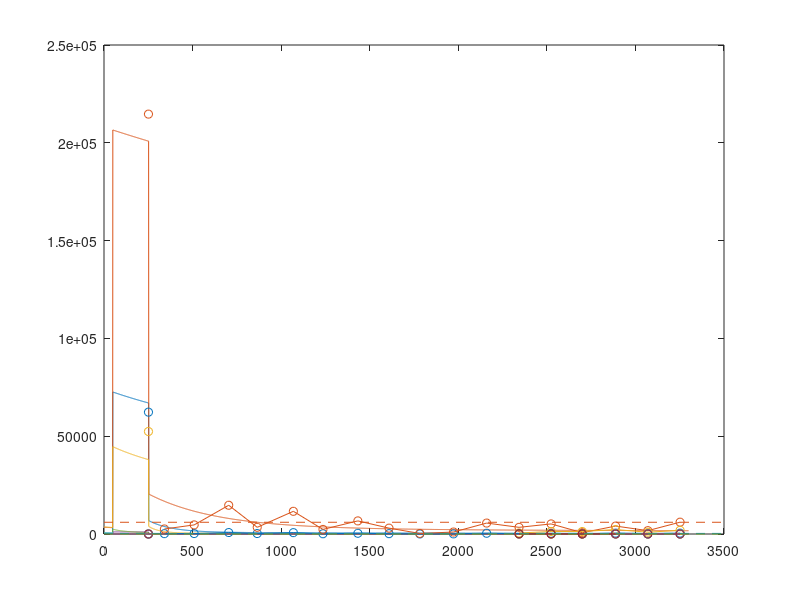

The MATLAB script that drew this image: (Note: this script raises an error after producing the figure.)
clear all; 
data = load('plot.mat'); % Load the results from the plot.mat file
% Extract all fields into the current workspace
fields = fieldnames(data);
for i = 1:length(fields)
    assignin('base', fields{i}, data.(fields{i}));
end
data = load('Model_Export.mat');  % Load the results from the plot.mat file
% Extract all fields into the current workspace
fields = fieldnames(data); 
for i = 1:length(fields)
    assignin('base', fields{i}, data.(fields{i}));
end
% % % % % % % %     Plot Modeled Surface Vapor & SS8 Exhaust Vapor Data    % % % % % % % %
    figure(3549)
    plot((1/86400)*G_Top(1:n,1),1e12*MW(1:ncomp)'.*G_Top(1:n,2:ncomp+1),'-') % Top Node Soil Vapor Conc. vs Time convert from mol/cc to ug/L (conversion = 1e-9)
    hold on
    SS8_Data = load("SS8_Conc_Data.csv");
    dates = SS8_Data(:, 1);Model_Start = min(SS8_Data(:,1));dates = dates - Model_Start+VIMS_Exhaust + 90; %+BC(1,3); % Extract the columns
    contaminantIDs = SS8_Data(:, 2);concentrations = SS8_Data(:, 3); % Setup IDs for loop
    uniqueContaminants = unique(contaminantIDs);colors = lines(length(uniqueContaminants));% Unique contaminant ID
        for i = 1:length(uniqueContaminants)% Loop through each unique contaminant and plot its data
            contaminant = uniqueContaminants(i);
            idx = contaminantIDs == contaminant;% Extract data for the current contaminant
            contaminantDates = dates(idx); contaminantConcentrations = concentrations(idx);
            plot(contaminantDates, contaminantConcentrations, 'o-', 'DisplayName', ['Contaminant ' num2str(contaminant)], 'Color', colors(i, :));% Plot data
        end
     SubSlabVapor_Data = load("SubSlabVapor.csv"); % 
    dates = SubSlabVapor_Data(:, 1);Model_Start = min(SubSlabVapor_Data(:,1));dates = dates - Model_Start+VIMS_Exhaust;%+BC(1,3); % Extract the columns
    contaminantIDs = SubSlabVapor_Data(:, 2);concentrations = SubSlabVapor_Data(:, 3); % Setup IDs for loop
    uniqueContaminants = unique(contaminantIDs);colors = lines(length(uniqueContaminants));% Unique contaminant ID
        for i = 1:length(uniqueContaminants)% Loop through each unique contaminant and plot its data
            contaminant = uniqueContaminants(i);
            idx = contaminantIDs == contaminant;% Extract data for the current contaminant
            contaminantDates = dates(idx); contaminantConcentrations = concentrations(idx);
            plot(contaminantDates, contaminantConcentrations, 'o-', 'DisplayName', ['Contaminant ' num2str(contaminant)], 'Color', colors(i, :));% Plot data
        end
        x_limits = get(gca, 'XLim'); % Get the current x-axis limits
    line(x_limits, [x_pce_vapor x_pce_vapor], 'Color', color_PCE, 'LineStyle', '--', 'DisplayName', 'Vapor Goal PCE')
    line(x_limits, [x_tce_vapor x_tce_vapor], 'Color', color_TCE, 'LineStyle', '--', 'DisplayName', 'Vapor Goal TCE')
    line(x_limits, [x_vc_vapor x_vc_vapor], 'Color', color_VC, 'LineStyle', '--', 'DisplayName', 'Vapor Goal VC')
    % line(x_limits, [x_toluene_vapor x_toluene_vapor], 'Color', color_Toluene, 'LineStyle', '--', 'DisplayName', 'Vapor Goal Toluene')
    % line(x_limits, [x_xylenes_vapor x_xylenes_vapor], 'Color', color_Xylenes, 'LineStyle', '--', 'DisplayName', 'Vapor Goal Xylenes')
    % line(x_limits, [x_ethylbenzene_vapor x_ethylbenzene_vapor], 'Color', color_Ethylbenzene, 'LineStyle', '--', 'DisplayName', 'Vapor Goal Ethylbenzene')
    xline(x1, 'Color', 'k', 'LineStyle', '--', 'LineWidth', 1);   % Line for VIMS ON
    xline(x2, 'Color', 'k', 'LineStyle', '--', 'LineWidth', 1);   % Line for VIMS OFF
    xline(x3, 'Color', 'k', 'LineStyle', '--', 'LineWidth', 1); % Line for Surface Soil Contamination Start
    text(x1, 10, 'VIMS ON', 'VerticalAlignment', 'bottom', 'HorizontalAlignment', 'left');
    text(x2, 10, 'VIMS OFF', 'VerticalAlignment', 'bottom', 'HorizontalAlignment', 'left');
    text(x3, 10, 'Soil Contam.', 'VerticalAlignment', 'bottom', 'HorizontalAlignment', 'right');
    ylabel('Concentration (mg/L)');
    if Building_Model==1
        title('Surface Vapor Concentration of Contaminants Over Time (Building Model)');
    else 
        title('Surface Vapor Concentration of Contaminants Over Time (Outside Model)');
    end
    legend('Model TCE','Model PCE','Model cis-1-2,DCE','Model Toluene','Model Vinyl Chloride','Model Xylenes',...
        'Model Ethylbenzene','Exhaust TCE','Exhaust PCE','Exhaust CIS','Exhaust Toluene','Exhaust VC','Exhaust Xylenes','Exhaust Ethylbenzene');
    set(gca, 'YScale', 'log');grid on; ylim([1e-1 2e6]); xlim([BC(1,2),BC(3,3)]);
    % save_figure_with_sim_no(Sim_No, 'SurfVaporCompare');
    hold off;

    % Test the model output and measured data for PEST 
% figure (233)
% plot(model_time,model_data)
% hold on
% 
% plot (measured_times,new_SS8_Data(:,2:ncomp),'*-')
% set(gca, 'YScale', 'log');grid on; ylim([1e-1 2e4]); xlim([BC(1,2),BC(3,3)]);
% hold off
%     saveas(gcf, 'TestFig.svg')  
%  % 
% % figure (43)
% %     plot(W_Deg_plot(1:n,1)/86400,W_Deg_plot(1:n,2:end),'-o')
% %     hold on
% %     xlabel('Time (days)');
% %     ylabel('Change in Dissolved Phase Concentration (ug/L)');
% %     legend('PCE', 'TCE', 'CIS', 'VC');
% %     title('Change in COC Concentration Over Time - Semi-Implicit Degradation Method');
% %     grid on;
% %     hold off
% %     W_deg_sum = sum(W_Deg_plot(1:n,2:end))


% 
  % 
  %    % % % % % % % %      Vapor Concentration Plot    % % % % % % % %
  % 
  % figure(111)
  %   Cplotnew=[Gnew(:,1:(nc-1)); G(nin+1,1:(nc-1))]; % Soil Gas Concentration Plot
  %   semilogx(1e6*Cplotnew.*MW',(dx/100)*(0.5+(0:(nin))),'-o')
  %   hold on 
  %   set(gca,'Ydir','reverse')
  %   xlabel('Soil Gas Conc. [mg/L]'); ylabel('Depth (m)')
  %   axis([1e-5 1000 0 (L+dx/2)/100])
  %   legend('TCE','PCE','cis-1-2,DCE','Toluene','Vinyl Chloride','Xylenes','Ethylbenzene');
  %    title(['Vapor Con. - Time = ',num2str(elapsed/86400),' days'])
  %    line([x_pce_vapor x_pce_vapor], y_limits, 'Color', color_PCE, 'LineStyle', '--', 'DisplayName', 'GW Goal PCE')
  %   line([x_tce_vapor x_tce_vapor], y_limits, 'Color', color_TCE, 'LineStyle', '--', 'DisplayName', 'Vapor Goal TCE')
  %   line([x_vc_vapor x_vc_vapor], y_limits, 'Color', color_VC, 'LineStyle', '--', 'DisplayName', 'Vapor Goal VC')
  % % line([x_toluene_vapor x_toluene_vapor], y_limits1, 'Color', color_Toluene, 'LineStyle', '--', 'DisplayName', 'Vapor Goal Toluene')
  % % line([x_xylenes_vapor x_xylenes_vapor], y_limits1, 'Color', color_Xylenes, 'LineStyle', '--', 'DisplayName', 'Vapor Goal Xylenes')
  % % line([x_ethylbenzene_vapor x_ethylbenzene_vapor], y_limits1, 'Color', color_Ethylbenzene, 'LineStyle', '--', 'DisplayName', 'EPA Vapor Goal Ethylbenzene')
    % hold off 

%   % save_figure_with_sim_no(Sim_No, 'Vapor');
% 
% %   % % % % % % % %    Dissolved Concentration Plot    % % % % % % % %
% figure(112)
%     semilogx(W_mg_L,(dx/100)*(0.5+(0:(nin))),'-+')
%     set(gca,'Ydir','reverse')
%     axis([1e-5 1000 0 (L+dx/2)/100])
%     xlabel('Dissolved Conc. [mg/L]'); ylabel('Depth (m)')
%     title(['Diss. Conc. - Time = ',num2str(elapsed/86400),' days'])
%     hold on
%     legend('TCE','PCE','cis-1-2,DCE','Toluene','Vinyl Chloride','Xylenes','Ethylbenzene');
%     line([x_pce_diss x_pce_diss], y_limits, 'Color', color_PCE, 'LineStyle', '--', 'DisplayName', 'Vapor Goal PCE')
%     line([x_tce_diss x_tce_diss], y_limits, 'Color', color_TCE, 'LineStyle', '--', 'DisplayName', 'GW Goal TCE')
%     line([x_cis_diss x_cis_diss], y_limits, 'Color', color_Cis, 'LineStyle', '--', 'DisplayName', 'GW Goal CIS')
%     line([x_vc_diss x_vc_diss], y_limits, 'Color', color_VC, 'LineStyle', '--', 'DisplayName', 'GW Goal VC')
%     hold off 
%     % save_figure_with_sim_no(Sim_No, 'Diss');
% 
%     % % % % % % % %     Total Mass Concentration Plot    % % % % % % % %
%     figure(113)
%     semilogx((1e6/SDENS)*MC(:,1:ncomp).*MW',(dx/100)*(0.5+(0:(nin))),'-+')
%     set(gca,'Ydir','reverse')
%     axis([1e-5 1000 0 (L+dx/2)/100])
%     xlabel('Total Mass Conc. [mg/kg]'); ylabel('Depth (m)')
%     legend('TCE','PCE','cis-1-2,DCE','Toluene','Vinyl Chloride','Xylenes','Ethylbenzene');
%     title(['Tot. Mass - Time = ',num2str(elapsed/86400),' days'])  
%     hold on
%     line([x_pce_soil x_pce_soil], y_limits, 'Color', color_PCE, 'LineStyle', '--', 'DisplayName', 'Max Soil PCE')
%     line([x_tce_soil x_tce_soil], y_limits, 'Color', color_TCE, 'LineStyle', '--', 'DisplayName', 'Max Soil TCE')
%     % line([x_vc_soil x_vc_soil], y_limits, 'Color', color_VC, 'LineStyle', '--', 'DisplayName', 'Max Soil VC')
%     % line([x_toluene_soil x_toluene_soil], y_limits, 'Color', color_Toluene, 'LineStyle', '--', 'DisplayName', 'Max Soil Toluene')
%     % line([x_xylenes_soil x_xylenes_soil], y_limits, 'Color', color_Xylenes, 'LineStyle', '--', 'DisplayName', 'Max Soil Xylenes')
%     % line([x_ethylbenzene_soil x_ethylbenzene_soil], y_limits, 'Color', color_Ethylbenzene, 'LineStyle', '--', 'DisplayName', 'Max Soil Ethylbenzene')
%     hold off
%     % save_figure_with_sim_no(Sim_No, 'TotalSoilConc');